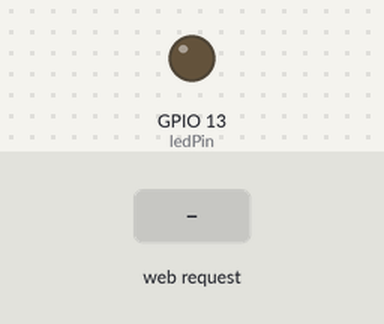
Bench run of a sketch on a simulated ESP32. On the bench: output pins drawn as LEDs (lit = HIGH). Inputs (shaded band) come from the test bench. WiFi joins after 1.5 s; servers stay silent unless stated; what the sketch prints to the serial monitor is not drawn.

Above: at 2.7 s.
2.8 s: HTTP request GET /LED=ON received
At 3.5 s:
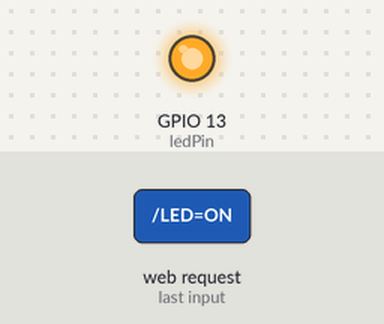
4.3 s: HTTP request GET /LED=OFF received
At 4.7 s:
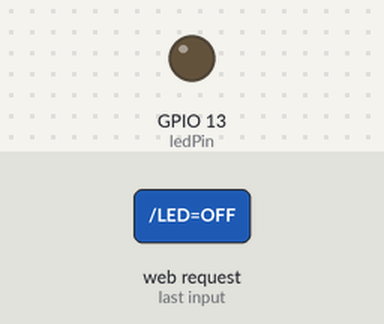
Timing chart, 0 to 7.3 s (numbered marks = the images above; inputs shaded):
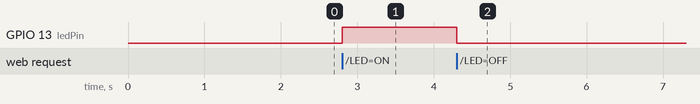

The sketch:

CodePraktikum2.5.ino
```cpp
#include <WiFi.h>

// Konfigurasi WiFi Anda
const char* ssid     = "POCO F7";
const char* password = "Afkarbaik";

// Inisialisasi Server pada Port 80
WiFiServer server(80);

// Pin LED yang digunakan (Contoh menggunakan Pin 13)
const int ledPin = 13;

void setup() {
  Serial.begin(115200);
  delay(10);

  // Menyiapkan Pin LED
  pinMode(ledPin, OUTPUT);
  digitalWrite(ledPin, LOW);

  // Proses koneksi ke WiFi
  Serial.println();
  Serial.print("Menghubungkan ke ");
  Serial.println(ssid);

  WiFi.begin(ssid, password);

  while (WiFi.status() != WL_CONNECTED) {
    delay(500);
    Serial.print(".");
  }

  Serial.println("");
  Serial.println("WiFi Terhubung.");

  // Memulai Server
  server.begin();
  Serial.println("Server telah berjalan");

  // Menampilkan Alamat IP
  Serial.print("Alamat IP ESP32: ");
  Serial.println(WiFi.localIP());
}

void loop() {
  // Mengecek apakah ada klien (browser) yang terhubung
  WiFiClient client = server.available();
  if (!client) {
    return;
  }

  // Menunggu data dari klien
  Serial.println("Klien Baru terdeteksi.");
  while(!client.available()){
    delay(1);
  }

  // Membaca baris pertama permintaan HTTP
  String request = client.readStringUntil('\r');
  Serial.println(request);
  client.flush();

  // Logika Pengendalian LED sesuai isi Praktikum 2.5
  int value = LOW;
  if (request.indexOf("/LED=ON") != -1)  {
    digitalWrite(ledPin, HIGH);
    value = HIGH;
  }
  if (request.indexOf("/LED=OFF") != -1)  {
    digitalWrite(ledPin, LOW);
    value = LOW;
  }

  // Mengirimkan Response (Halaman Web) ke Browser
  client.println("HTTP/1.1 200 OK");
  client.println("Content-Type: text/html");
  client.println(""); // Baris kosong wajib setelah header
  client.println("<!DOCTYPE HTML>");
  client.println("<html>");
  client.println("<head><title>ESP32 Web Server</title></head>");
  client.println("<body style='text-align:center; font-family: Arial;'>");

  client.println("<h1>Kontrol LED Tunggal</h1>");

  // Menampilkan Status LED saat ini
  client.print("Status LED sekarang: ");
  if(digitalRead(ledPin) == HIGH) {
  client.print("<strong>NYALA</strong>");
} else {
  client.print("<strong>MATI</strong>");
}

  // Membuat Tombol Kontrol
  client.println("<br><br>");
  client.println("<a href=\"/LED=ON\"><button style='width:100px; height:40px;'>Turn On</button></a>");
  client.println("<a href=\"/LED=OFF\"><button style='width:100px; height:40px;'>Turn Off</button></a>");

  client.println("</body>");
  client.println("</html>");

  delay(1);
  Serial.println("Klien terputus.");
  Serial.println("");
}
```

Measured:
- after the input at 2.8 s, GPIO 13 (ledPin): LOW → HIGH at once
- after the input at 4.3 s, GPIO 13 (ledPin): HIGH → LOW at once
